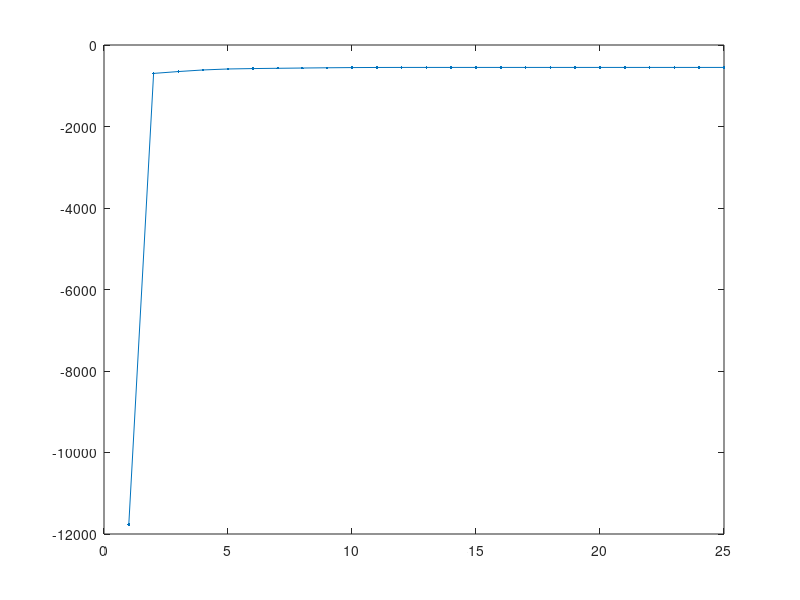

Write MATLAB code to recreate this figure.

%Set up some random Gaussian-Wishart hyperparameters, for each of N subjects
N=10;
D=3;
W=zeros(D,D,N);
m=zeros(D,N);
b=zeros(N,1);
n=zeros(N,1);
tmp=randn(D); tmp=tmp'*tmp;
for i=1:N,
    m(:,i)   = randn(D,1)*2+[1:D]';
    b(i)     = exp(randn(1)+2)+1;
    n(i)     = exp(randn(1)+2)+D;
    X        = randn(D);
    W(:,:,i) = n(i)*(X'*X*0.1+tmp);
end




%______________________________________________________________________________
%
% Starting estimates
m0 = zeros(D,1);
b0 = 1;
n0 = D-.999;
W0 = eye(D,D);
%______________________________________________________________________________


%______________________________________________________________________________
%
% Compute m_0

g = zeros(D,1);
H = zeros(D,D);
for i=1:N
    g = g + b0*n(i)*W(:,:,i)*(m(:,i)-m0);
    H = H + b0*n(i)*W(:,:,i);
end
m0 = m0 + H\g;
%______________________________________________________________________________


%______________________________________________________________________________
%
% Compute \beta_0

g_const = 0;
for i=1:N
    g_const = g_const - 0.5*(D/b(i) + n(i)*(m(:,i)-m0)'*W(:,:,i)*(m(:,i)-m0));
end
for subit=1:100,
    % Diff w.r.t. b0
    g  = 0.5*N*D/b0 + g_const; % Gradient
    H  = 0.5*N*D/b0^2;         % Hessian
    b0 = max(b0 + H\g,1e-5);
    if norm(g)==0, break; end
end
%______________________________________________________________________________


%______________________________________________________________________________
%
% Set up some constants

nW_const = zeros(D);
for i=1:N
    nW_const = nW_const + n(i)*W(:,:,i);
end

ElogLam = N*D*log(2);
for i=1:N
    ElogLam = ElogLam + 2*sum(log(diag(chol(W(:,:,i)))));
    for j=1:D
        ElogLam = ElogLam + psi((n(i)+1-j)/2);
    end
end

convergence = [];
E = -realmax;

for it=1:1000
    %______________________________________________________________________________
    %
    % Compute objective function (Equation 10.74 of Bishop)

    oE = E;
    logB = -n0*sum(log(diag(chol(W0)))) - n0*D/2*log(2) - D*(D-1)/4*log(pi);
    for j=1:D, logB = logB - gammaln((n0+1-j)/2); end
    E = (0.5*D*log(b0/(2*pi)) + logB)*N + 0.5*(n0-D-1)*ElogLam;
    for i=1:N
        e = 0.5*(-D*b0/b(i) - b0*n(i)*(m(:,i)-m0)'*W(:,:,i)*(m(:,i)-m0))...
          - 0.5*n(i)*trace(W0\W(:,:,i));
        E = E + e;
    end
    %if E-oE<abs(E)*eps*D^2, break; end
    if E-oE==0, break; end

    convergence = [convergence E];
    plot(convergence,'.-'); drawnow;


    %______________________________________________________________________________
    %
    % Compute \nu_0

    % Objective function terms containing n0:
    % NlogB = -n0*N*(sum(log(diag(chol(W0)))) + D/2*log(2));
    % for j=1:D, NlogB = NlogB - N*gammaln((n0+1-j)/2); end
    % E = NlogB + n0*0.5*ElogLam

    g = (sum(log(diag(chol(W0)))) + D/2*log(2))*N - 0.5*ElogLam;
    H = 0;
    for j=1:D
        g = g + N*psi(  (n0+1-j)/2)/2;
        H = H + N*psi(1,(n0+1-j)/2)/4;
    end
    n0 = max(n0 - H\g,D-0.99999);
    %______________________________________________________________________________



    %______________________________________________________________________________
    %
    % Compute W_0

    % Objective function terms containing W0:
    % E = -n0*N*sum(log(diag(chol(W0))));
    % for i=1:N
    %    E = E - 0.5*n(i)*trace(W0\W(:,:,i));
    % end

    C = inv(chol(W0));

    % Objective function terms containing W0, after
    % re-expressing using C = inv(chol(W0)):
    % E = n0*N*sum(log(diag(C)));
    % for i=1:N
    %    E = E - 0.5*n(i)*trace(C'*W(:,:,i)*C);
    % end

    G  = -n0*N*diag(1./diag(C)) + nW_const*C;
    for d=1:D,
        c        = C(1:d,d);
        g        = G(1:d,d);
        H        = nW_const(1:d,1:d);
        H(d,d)   = H(d,d) + n0*N/c(d)^2;
        C(1:d,d) = c - H\g;
    end
    C  = inv(C);
    W0 = C'*C;

end

% Show answers:
b0
m0
n0
W0




if false
    % For computing 1st and 2nd derivatives for updating the cholesky decomposition of W_0
    syms nn
    syms c11 c12 c13 c21 c22 c23 c31 c32 c33
    syms f11 f12 f13 f21 f22 f23 f31 f32 f33
    C=[c11 c12 c13; 0 c22 c23; 0 0 c33];
    F=[f11 f12 f13; f12 f22 f23; f13 f23 f33];

    f = find([1 0 0  1 1 0  1 1 1]);
    H=sym(zeros(6));
    g=sym(zeros(6,1));
    for i=1:6
        g(i) = simplify(diff(-nn*sum(log(diag(C))) + 0.5*trace(C.'*F*C),C(f(i))));
        for j=1:6
            H(i,j) = simplify(diff(diff(-nn*sum(log(diag(C))) + 0.5*trace(C.'*F*C),C(f(i))),C(f(j))));
        end
    end

end


